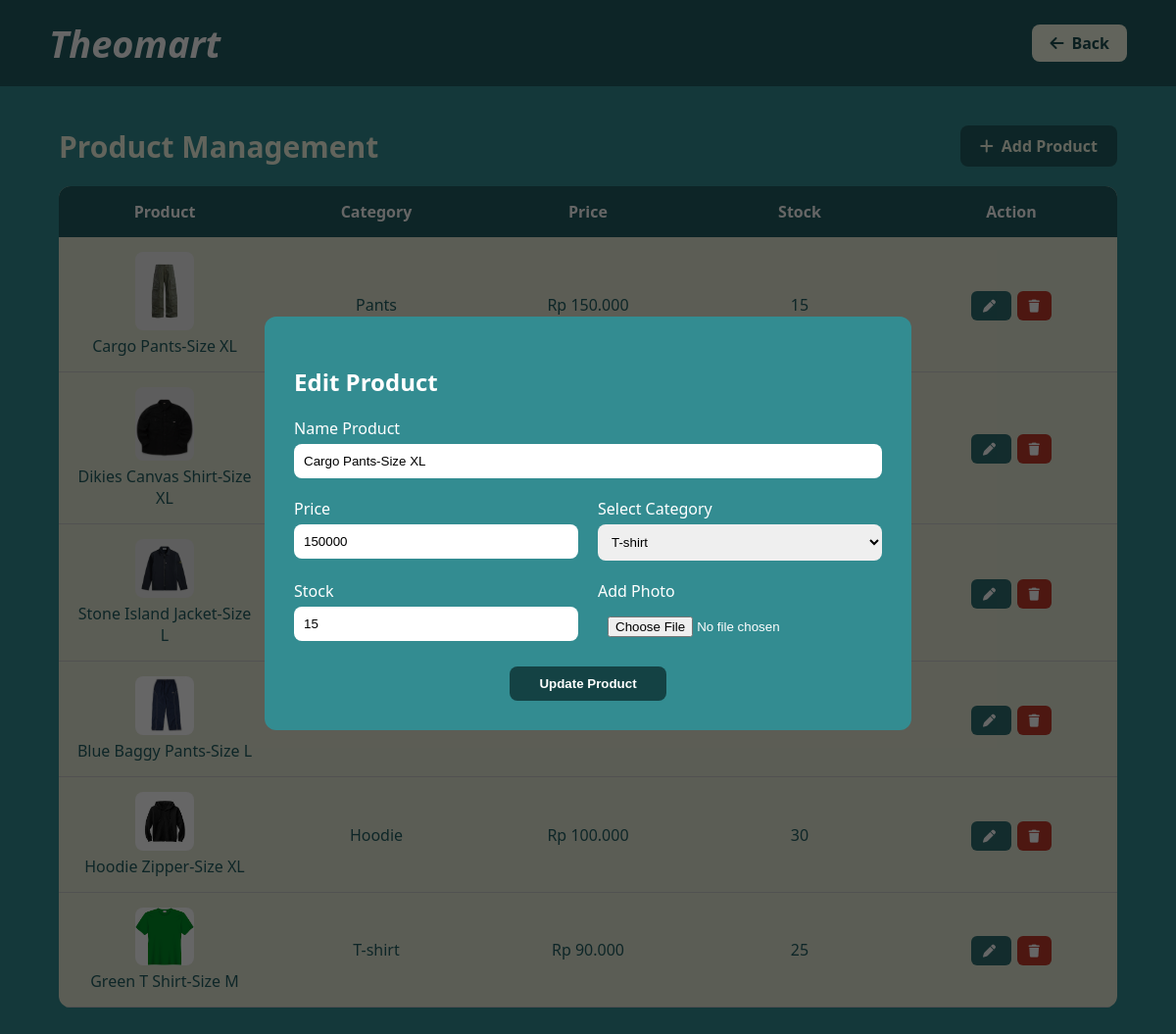
The page /petugas/product_management.php?edit=18 on the database its author committed.
### tables this page shows
CREATE TABLE `products` (
  `id` int(11) NOT NULL,
  `name` varchar(100) DEFAULT NULL,
  `category` varchar(50) DEFAULT NULL,
  `price` int(11) DEFAULT NULL,
  `stock` int(11) DEFAULT NULL,
  `photo` varchar(255) DEFAULT NULL
);

### petugas/product_management.php (the view, shortened to what this page needs)
<?php
    include "../config/database.php";
    $editData = null;
    if(isset($_GET['edit'])){
        $idEdit = $_GET['edit'];
        $result = mysqli_query($conn,"SELECT * FROM products WHERE id='$idEdit'");
        $editData = mysqli_fetch_assoc($result);
    }
    $data = mysqli_query($conn,"SELECT * FROM products ORDER BY id DESC");
?>
<!DOCTYPE html>
<html>
    <head>
    <link rel="stylesheet" href="https://cdnjs.cloudflare.com/ajax/libs/font-awesome/6.5.0/css/all.min.css">
    </head>
    <body>
        <div class="header">
            <div class="logo">Theomart</div>
            <a href="dashboard.php" class="back-btn">
                <i class="fa-solid fa-arrow-left"></i> Back
            </a>
        </div>
        <div class="container">
            <div class="title-row">
                <h2>Product Management</h2>
                <div class="btn-add" onclick="openModal('add')">
                    <i class="fa-solid fa-plus"></i> Add Product
                </div>
            </div>
            <div class="table-wrapper">
                <table>
                    <thead>
                        <tr>
                            <th>Product</th>
                            <th>Category</th>
                            <th>Price</th>
                            <th>Stock</th>
                            <th>Action</th>
                        </tr>
                    </thead>
                    <tbody>
                    <?php while($row=mysqli_fetch_assoc($data)) { ?>
                        <tr>
                            <td>
                                <img src="../uploads/<?= $row['photo']; ?>"><br>
                                <?= $row['name']; ?>
                            </td>
                            <td><?= $row['category']; ?></td>
                            <td>Rp <?= number_format($row['price'],0,',','.'); ?></td>
                            <td><?= $row['stock']; ?></td>
                            <td>
                                <a class="action-btn edit"
                                    href="?edit=<?= $row['id']; ?>">
                                    <i class="fa-solid fa-pen"></i>
                                </a>
                                <a class="action-btn delete"
                                href="?delete=<?= $row['id']; ?>">
                                <i class="fa-solid fa-trash"></i>
                                </a>
                            </td>
                        </tr>
                    <?php } ?>
                    </tbody>
                </table>
            </div>
        </div>
        <div class="modal" id="productModal">
            <div class="modal-content">
                <h2 id="modalTitle">Add Product</h2>
                <form method="POST" enctype="multipart/form-data">
                    <div class="form-grid">
                        <div class="form-group full">
                            <label>Name Product</label>
                            <input type="text" name="name" required
                            value="<?= $editData['name'] ?? '' ?>">
                        </div>
                        <div class="form-group">
                            <label>Price</label>
                            <input type="number" name="price" required
                            value="<?= $editData['price'] ?? '' ?>">
                        </div>
                        <div class="form-group">
                            <label>Select Category</label>
                            <select name="category">
                                <option <?= (isset($editData['category']) && $editData['category']=='T-shirt')?'selected':''; ?>>T-shirt</option>
                            </select>
                        </div>
                        <div class="form-group">
                            <label>Stock</label>
                            <input type="number" name="stock" required
                            value="<?= $editData['stock'] ?? '' ?>">
                        </div>
                        <div class="form-group">
                            <label>Add Photo</label>
                            <input type="file" name="photo">
                        </div>
                    </div>
                    <div class="modal-footer">
                        <button type="submit">
                            <?= isset($editData) ? 'Update Product' : 'Save Product'; ?>
                        </button>
                    </div>
                </form>
            </div>
        </div>
    </body>
</html>

### petugas/product_management.php (style rules this page uses)
body { margin:0; font-family:'Segoe UI',sans-serif; background: #338C91; }
.header { background:#215E61; padding:18px 50px; display:flex; justify-content:space-between; align-items:center; color:white; }
.logo { font-size:38px; font-weight:bold; font-style:italic; }
.back-btn { background:#F5FBE6; color:#1b4e50; padding:8px 18px; border-radius:8px; text-decoration:none; display:flex; align-items:center; gap:8px; font-weight:600; }
.container { padding:40px 60px; color:white; }
.title-row { display:flex; justify-content:space-between; align-items:center; margin-bottom:20px; }
.title-row h2 { font-size:30px; margin:0; color:#F5FBE6; }
.btn-add { background:#215E61; padding:10px 20px; border-radius:8px; cursor:pointer; font-weight:600; display:flex; align-items:center; gap:8px; color:#F5FBE6; }
.table-wrapper { background: #e5e9d5; border-radius:12px; overflow:hidden; }
table { width:100%; border-collapse:collapse; table-layout:fixed; }
th { background: #215E61; color:white; padding:15px; text-align:center; }
td { padding:15px; text-align:center; border-bottom:1px solid #ccc; color:#215E61; }
td img { width:60px; border-radius:8px; }
.action-btn { padding:6px 12px; border-radius:6px; font-size:13px; text-decoration:none; color:white; margin:0 3px; }
.edit { background:#2f6f71; }
.delete { background:#c0392b; }
.modal { position:fixed; top:0; left:0; width:100%; height:100%; background:rgba(0,0,0,0.6); display:flex; justify-content:center; align-items:center; opacity:0; pointer-events:none; transition:0.3s; }
.modal.active { opacity:1; pointer-events:auto; }
.modal-content { background:#338C91; width:600px; padding:30px; border-radius:12px; color:white; transform:scale(0.9); transition:0.3s; }
.modal.active .modal-content { transform:scale(1); }
.form-grid { display:grid; grid-template-columns:1fr 1fr; gap:20px; }
.form-group { display:flex; flex-direction:column; }
.form-group input, .form-group select { padding:10px; border-radius:8px; border:none; margin-top:5px; }
.full { grid-column:span 2; }
.modal-footer { margin-top:20px; text-align:center; }
.modal-footer button { background:#144244; padding:10px 30px; border:none; border-radius:8px; color:white; font-weight:600; cursor:pointer; }

### rows shown on the page
products: photo (picture), name "Cargo Pants-Size XL", category "Pants", price "150.000", stock "15", price "150000"
products: photo (picture), name "Dikies Canvas Shirt-Size XL"
products: photo (picture), name "Stone Island Jacket-Size L"
products: photo (picture), name "Blue Baggy Pants-Size L"
products: photo (picture), name "Hoodie Zipper-Size XL", category "Hoodie", price "100.000", stock "30"
products: photo (picture), name "Green T Shirt-Size M", category "T-shirt", price "90.000", stock "25"
